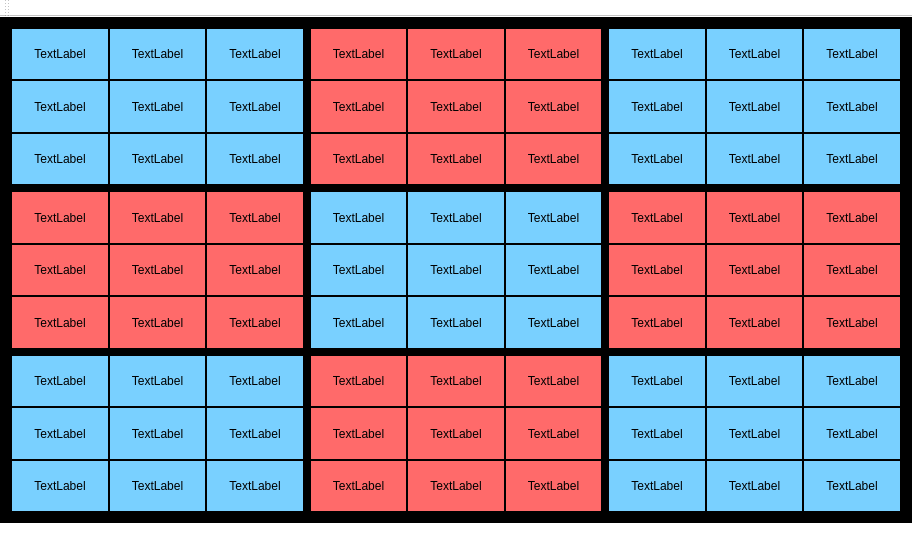
<?xml version="1.0" encoding="UTF-8"?>
<ui version="4.0">
 <class>MainWindow</class>
 <widget class="QMainWindow" name="MainWindow">
  <property name="geometry">
   <rect>
    <x>0</x>
    <y>0</y>
    <width>912</width>
    <height>545</height>
   </rect>
  </property>
  <property name="windowTitle">
   <string>MainWindow</string>
  </property>
  <property name="styleSheet">
   <string notr="true">background-color: rgb(255, 255, 255);</string>
  </property>
  <widget class="QWidget" name="centralWidget">
   <property name="autoFillBackground">
    <bool>false</bool>
   </property>
   <property name="styleSheet">
    <string notr="true">background-color:rgb(0, 0, 0)</string>
   </property>
   <layout class="QGridLayout" name="gridLayout">
    <item row="10" column="2">
     <layout class="QGridLayout" name="tile_2_2">
      <property name="spacing">
       <number>0</number>
      </property>
      <item row="0" column="0">
       <widget class="QLabel" name="label_73">
        <property name="styleSheet">
         <string notr="true">background-color: rgb(121, 208, 255);</string>
        </property>
        <property name="frameShape">
         <enum>QFrame::Box</enum>
        </property>
        <property name="text">
         <string>TextLabel</string>
        </property>
        <property name="alignment">
         <set>Qt::AlignCenter</set>
        </property>
       </widget>
      </item>
      <item row="1" column="2">
       <widget class="QLabel" name="label_78">
        <property name="styleSheet">
         <string notr="true">background-color: rgb(121, 208, 255);</string>
        </property>
        <property name="frameShape">
         <enum>QFrame::Box</enum>
        </property>
        <property name="text">
         <string>TextLabel</string>
        </property>
        <property name="alignment">
         <set>Qt::AlignCenter</set>
        </property>
       </widget>
      </item>
      <item row="1" column="1">
       <widget class="QLabel" name="label_77">
        <property name="styleSheet">
         <string notr="true">background-color: rgb(121, 208, 255);</string>
        </property>
        <property name="frameShape">
         <enum>QFrame::Box</enum>
        </property>
        <property name="text">
         <string>TextLabel</string>
        </property>
        <property name="alignment">
         <set>Qt::AlignCenter</set>
        </property>
       </widget>
      </item>
      <item row="0" column="1">
       <widget class="QLabel" name="label_74">
        <property name="styleSheet">
         <string notr="true">background-color: rgb(121, 208, 255);</string>
        </property>
        <property name="frameShape">
         <enum>QFrame::Box</enum>
        </property>
        <property name="text">
         <string>TextLabel</string>
        </property>
        <property name="alignment">
         <set>Qt::AlignCenter</set>
        </property>
       </widget>
      </item>
      <item row="1" column="0">
       <widget class="QLabel" name="label_76">
        <property name="styleSheet">
         <string notr="true">background-color: rgb(121, 208, 255);</string>
        </property>
        <property name="frameShape">
         <enum>QFrame::Box</enum>
        </property>
        <property name="text">
         <string>TextLabel</string>
        </property>
        <property name="alignment">
         <set>Qt::AlignCenter</set>
        </property>
       </widget>
      </item>
      <item row="0" column="2">
       <widget class="QLabel" name="label_75">
        <property name="styleSheet">
         <string notr="true">background-color: rgb(121, 208, 255);</string>
        </property>
        <property name="frameShape">
         <enum>QFrame::Box</enum>
        </property>
        <property name="text">
         <string>TextLabel</string>
        </property>
        <property name="alignment">
         <set>Qt::AlignCenter</set>
        </property>
       </widget>
      </item>
      <item row="2" column="0">
       <widget class="QLabel" name="label_79">
        <property name="styleSheet">
         <string notr="true">background-color: rgb(121, 208, 255);</string>
        </property>
        <property name="frameShape">
         <enum>QFrame::Box</enum>
        </property>
        <property name="text">
         <string>TextLabel</string>
        </property>
        <property name="alignment">
         <set>Qt::AlignCenter</set>
        </property>
       </widget>
      </item>
      <item row="2" column="1">
       <widget class="QLabel" name="label_80">
        <property name="styleSheet">
         <string notr="true">background-color: rgb(121, 208, 255);</string>
        </property>
        <property name="frameShape">
         <enum>QFrame::Box</enum>
        </property>
        <property name="text">
         <string>TextLabel</string>
        </property>
        <property name="alignment">
         <set>Qt::AlignCenter</set>
        </property>
       </widget>
      </item>
      <item row="2" column="2">
       <widget class="QLabel" name="label_81">
        <property name="styleSheet">
         <string notr="true">background-color: rgb(121, 208, 255);</string>
        </property>
        <property name="frameShape">
         <enum>QFrame::Box</enum>
        </property>
        <property name="text">
         <string>TextLabel</string>
        </property>
        <property name="alignment">
         <set>Qt::AlignCenter</set>
        </property>
       </widget>
      </item>
     </layout>
    </item>
    <item row="9" column="0">
     <layout class="QGridLayout" name="tile_0_1">
      <property name="leftMargin">
       <number>0</number>
      </property>
      <property name="spacing">
       <number>0</number>
      </property>
      <item row="1" column="2">
       <widget class="QLabel" name="label_15">
        <property name="styleSheet">
         <string notr="true">background-color: rgb(255, 106, 106);</string>
        </property>
        <property name="frameShape">
         <enum>QFrame::Box</enum>
        </property>
        <property name="text">
         <string>TextLabel</string>
        </property>
        <property name="alignment">
         <set>Qt::AlignCenter</set>
        </property>
       </widget>
      </item>
      <item row="1" column="0">
       <widget class="QLabel" name="label_13">
        <property name="styleSheet">
         <string notr="true">background-color: rgb(255, 106, 106);</string>
        </property>
        <property name="frameShape">
         <enum>QFrame::Box</enum>
        </property>
        <property name="text">
         <string>TextLabel</string>
        </property>
        <property name="alignment">
         <set>Qt::AlignCenter</set>
        </property>
       </widget>
      </item>
      <item row="1" column="1">
       <widget class="QLabel" name="label_14">
        <property name="styleSheet">
         <string notr="true">background-color: rgb(255, 106, 106);</string>
        </property>
        <property name="frameShape">
         <enum>QFrame::Box</enum>
        </property>
        <property name="text">
         <string>TextLabel</string>
        </property>
        <property name="alignment">
         <set>Qt::AlignCenter</set>
        </property>
       </widget>
      </item>
      <item row="0" column="1">
       <widget class="QLabel" name="label_11">
        <property name="styleSheet">
         <string notr="true">background-color: rgb(255, 106, 106);</string>
        </property>
        <property name="frameShape">
         <enum>QFrame::Box</enum>
        </property>
        <property name="text">
         <string>TextLabel</string>
        </property>
        <property name="alignment">
         <set>Qt::AlignCenter</set>
        </property>
       </widget>
      </item>
      <item row="0" column="2">
       <widget class="QLabel" name="label_12">
        <property name="styleSheet">
         <string notr="true">background-color: rgb(255, 106, 106);</string>
        </property>
        <property name="frameShape">
         <enum>QFrame::Box</enum>
        </property>
        <property name="text">
         <string>TextLabel</string>
        </property>
        <property name="alignment">
         <set>Qt::AlignCenter</set>
        </property>
       </widget>
      </item>
      <item row="0" column="0">
       <widget class="QLabel" name="label_10">
        <property name="styleSheet">
         <string notr="true">background-color: rgb(255, 106, 106);</string>
        </property>
        <property name="frameShape">
         <enum>QFrame::Box</enum>
        </property>
        <property name="text">
         <string>TextLabel</string>
        </property>
        <property name="alignment">
         <set>Qt::AlignCenter</set>
        </property>
       </widget>
      </item>
      <item row="2" column="0">
       <widget class="QLabel" name="label_16">
        <property name="styleSheet">
         <string notr="true">background-color: rgb(255, 106, 106);</string>
        </property>
        <property name="frameShape">
         <enum>QFrame::Box</enum>
        </property>
        <property name="text">
         <string>TextLabel</string>
        </property>
        <property name="alignment">
         <set>Qt::AlignCenter</set>
        </property>
       </widget>
      </item>
      <item row="2" column="1">
       <widget class="QLabel" name="label_17">
        <property name="styleSheet">
         <string notr="true">background-color: rgb(255, 106, 106);</string>
        </property>
        <property name="frameShape">
         <enum>QFrame::Box</enum>
        </property>
        <property name="text">
         <string>TextLabel</string>
        </property>
        <property name="alignment">
         <set>Qt::AlignCenter</set>
        </property>
       </widget>
      </item>
      <item row="2" column="2">
       <widget class="QLabel" name="label_18">
        <property name="styleSheet">
         <string notr="true">background-color: rgb(255, 106, 106);</string>
        </property>
        <property name="frameShape">
         <enum>QFrame::Box</enum>
        </property>
        <property name="text">
         <string>TextLabel</string>
        </property>
        <property name="alignment">
         <set>Qt::AlignCenter</set>
        </property>
       </widget>
      </item>
     </layout>
    </item>
    <item row="9" column="1">
     <layout class="QGridLayout" name="tile_1_1">
      <property name="spacing">
       <number>0</number>
      </property>
      <item row="2" column="3">
       <widget class="QLabel" name="label_3">
        <property name="styleSheet">
         <string notr="true">background-color: rgb(121, 208, 255);</string>
        </property>
        <property name="frameShape">
         <enum>QFrame::Box</enum>
        </property>
        <property name="text">
         <string>TextLabel</string>
        </property>
        <property name="alignment">
         <set>Qt::AlignCenter</set>
        </property>
       </widget>
      </item>
      <item row="4" column="1">
       <widget class="QLabel" name="label_7">
        <property name="styleSheet">
         <string notr="true">background-color: rgb(121, 208, 255);</string>
        </property>
        <property name="frameShape">
         <enum>QFrame::Box</enum>
        </property>
        <property name="text">
         <string>TextLabel</string>
        </property>
        <property name="alignment">
         <set>Qt::AlignCenter</set>
        </property>
       </widget>
      </item>
      <item row="4" column="3">
       <widget class="QLabel" name="label_9">
        <property name="styleSheet">
         <string notr="true">background-color: rgb(121, 208, 255);</string>
        </property>
        <property name="frameShape">
         <enum>QFrame::Box</enum>
        </property>
        <property name="text">
         <string>TextLabel</string>
        </property>
        <property name="alignment">
         <set>Qt::AlignCenter</set>
        </property>
       </widget>
      </item>
      <item row="2" column="2">
       <widget class="QLabel" name="label">
        <property name="styleSheet">
         <string notr="true">background-color: rgb(121, 208, 255);</string>
        </property>
        <property name="frameShape">
         <enum>QFrame::Box</enum>
        </property>
        <property name="text">
         <string>TextLabel</string>
        </property>
        <property name="alignment">
         <set>Qt::AlignCenter</set>
        </property>
       </widget>
      </item>
      <item row="2" column="1">
       <widget class="QLabel" name="label_2">
        <property name="styleSheet">
         <string notr="true">background-color: rgb(121, 208, 255);</string>
        </property>
        <property name="frameShape">
         <enum>QFrame::Box</enum>
        </property>
        <property name="text">
         <string>TextLabel</string>
        </property>
        <property name="alignment">
         <set>Qt::AlignCenter</set>
        </property>
       </widget>
      </item>
      <item row="3" column="2">
       <widget class="QLabel" name="label_5">
        <property name="styleSheet">
         <string notr="true">background-color: rgb(121, 208, 255);</string>
        </property>
        <property name="frameShape">
         <enum>QFrame::Box</enum>
        </property>
        <property name="text">
         <string>TextLabel</string>
        </property>
        <property name="alignment">
         <set>Qt::AlignCenter</set>
        </property>
       </widget>
      </item>
      <item row="3" column="3">
       <widget class="QLabel" name="label_6">
        <property name="styleSheet">
         <string notr="true">background-color: rgb(121, 208, 255);</string>
        </property>
        <property name="frameShape">
         <enum>QFrame::Box</enum>
        </property>
        <property name="text">
         <string>TextLabel</string>
        </property>
        <property name="alignment">
         <set>Qt::AlignCenter</set>
        </property>
       </widget>
      </item>
      <item row="3" column="1">
       <widget class="QLabel" name="label_4">
        <property name="styleSheet">
         <string notr="true">background-color: rgb(121, 208, 255);</string>
        </property>
        <property name="frameShape">
         <enum>QFrame::Box</enum>
        </property>
        <property name="text">
         <string>TextLabel</string>
        </property>
        <property name="alignment">
         <set>Qt::AlignCenter</set>
        </property>
       </widget>
      </item>
      <item row="4" column="2">
       <widget class="QLabel" name="label_8">
        <property name="styleSheet">
         <string notr="true">background-color: rgb(121, 208, 255);</string>
        </property>
        <property name="frameShape">
         <enum>QFrame::Box</enum>
        </property>
        <property name="text">
         <string>TextLabel</string>
        </property>
        <property name="alignment">
         <set>Qt::AlignCenter</set>
        </property>
       </widget>
      </item>
     </layout>
    </item>
    <item row="0" column="1">
     <layout class="QGridLayout" name="tile_1_0">
      <property name="spacing">
       <number>0</number>
      </property>
      <item row="1" column="2">
       <widget class="QLabel" name="label_42">
        <property name="styleSheet">
         <string>background-color: rgb(255, 106, 106);</string>
        </property>
        <property name="frameShape">
         <enum>QFrame::Box</enum>
        </property>
        <property name="text">
         <string>TextLabel</string>
        </property>
        <property name="alignment">
         <set>Qt::AlignCenter</set>
        </property>
       </widget>
      </item>
      <item row="1" column="0">
       <widget class="QLabel" name="label_40">
        <property name="styleSheet">
         <string>background-color: rgb(255, 106, 106);</string>
        </property>
        <property name="frameShape">
         <enum>QFrame::Box</enum>
        </property>
        <property name="text">
         <string>TextLabel</string>
        </property>
        <property name="alignment">
         <set>Qt::AlignCenter</set>
        </property>
       </widget>
      </item>
      <item row="0" column="2">
       <widget class="QLabel" name="label_39">
        <property name="styleSheet">
         <string>background-color: rgb(255, 106, 106);</string>
        </property>
        <property name="frameShape">
         <enum>QFrame::Box</enum>
        </property>
        <property name="text">
         <string>TextLabel</string>
        </property>
        <property name="alignment">
         <set>Qt::AlignCenter</set>
        </property>
       </widget>
      </item>
      <item row="0" column="0">
       <widget class="QLabel" name="label_37">
        <property name="styleSheet">
         <string>background-color: rgb(255, 106, 106);</string>
        </property>
        <property name="frameShape">
         <enum>QFrame::Box</enum>
        </property>
        <property name="text">
         <string>TextLabel</string>
        </property>
        <property name="alignment">
         <set>Qt::AlignCenter</set>
        </property>
       </widget>
      </item>
      <item row="1" column="1">
       <widget class="QLabel" name="label_41">
        <property name="styleSheet">
         <string>background-color: rgb(255, 106, 106);</string>
        </property>
        <property name="frameShape">
         <enum>QFrame::Box</enum>
        </property>
        <property name="text">
         <string>TextLabel</string>
        </property>
        <property name="alignment">
         <set>Qt::AlignCenter</set>
        </property>
       </widget>
      </item>
      <item row="0" column="1">
       <widget class="QLabel" name="label_38">
        <property name="styleSheet">
         <string>background-color: rgb(255, 106, 106);</string>
        </property>
        <property name="frameShape">
         <enum>QFrame::Box</enum>
        </property>
        <property name="text">
         <string>TextLabel</string>
        </property>
        <property name="alignment">
         <set>Qt::AlignCenter</set>
        </property>
       </widget>
      </item>
      <item row="2" column="0">
       <widget class="QLabel" name="label_43">
        <property name="styleSheet">
         <string notr="true">background-color: rgb(255, 106, 106);</string>
        </property>
        <property name="frameShape">
         <enum>QFrame::Box</enum>
        </property>
        <property name="text">
         <string>TextLabel</string>
        </property>
        <property name="alignment">
         <set>Qt::AlignCenter</set>
        </property>
       </widget>
      </item>
      <item row="2" column="1">
       <widget class="QLabel" name="label_44">
        <property name="styleSheet">
         <string>background-color: rgb(255, 106, 106);</string>
        </property>
        <property name="frameShape">
         <enum>QFrame::Box</enum>
        </property>
        <property name="text">
         <string>TextLabel</string>
        </property>
        <property name="alignment">
         <set>Qt::AlignCenter</set>
        </property>
       </widget>
      </item>
      <item row="2" column="2">
       <widget class="QLabel" name="label_45">
        <property name="styleSheet">
         <string notr="true">background-color: rgb(255, 106, 106);</string>
        </property>
        <property name="frameShape">
         <enum>QFrame::Box</enum>
        </property>
        <property name="text">
         <string>TextLabel</string>
        </property>
        <property name="alignment">
         <set>Qt::AlignCenter</set>
        </property>
       </widget>
      </item>
     </layout>
    </item>
    <item row="0" column="0">
     <layout class="QGridLayout" name="tile_0_0">
      <property name="spacing">
       <number>0</number>
      </property>
      <item row="1" column="1">
       <widget class="QLabel" name="label_32">
        <property name="styleSheet">
         <string notr="true">background-color: rgb(121, 208, 255);</string>
        </property>
        <property name="frameShape">
         <enum>QFrame::Box</enum>
        </property>
        <property name="text">
         <string>TextLabel</string>
        </property>
        <property name="alignment">
         <set>Qt::AlignCenter</set>
        </property>
       </widget>
      </item>
      <item row="0" column="2">
       <widget class="QLabel" name="label_30">
        <property name="styleSheet">
         <string notr="true">background-color: rgb(121, 208, 255);</string>
        </property>
        <property name="frameShape">
         <enum>QFrame::Box</enum>
        </property>
        <property name="text">
         <string>TextLabel</string>
        </property>
        <property name="alignment">
         <set>Qt::AlignCenter</set>
        </property>
       </widget>
      </item>
      <item row="0" column="0">
       <widget class="QLabel" name="label_28">
        <property name="styleSheet">
         <string notr="true">background-color: rgb(121, 208, 255);</string>
        </property>
        <property name="frameShape">
         <enum>QFrame::Box</enum>
        </property>
        <property name="text">
         <string>TextLabel</string>
        </property>
        <property name="alignment">
         <set>Qt::AlignCenter</set>
        </property>
       </widget>
      </item>
      <item row="0" column="1">
       <widget class="QLabel" name="label_29">
        <property name="styleSheet">
         <string notr="true">background-color: rgb(121, 208, 255);</string>
        </property>
        <property name="frameShape">
         <enum>QFrame::Box</enum>
        </property>
        <property name="text">
         <string>TextLabel</string>
        </property>
        <property name="alignment">
         <set>Qt::AlignCenter</set>
        </property>
       </widget>
      </item>
      <item row="1" column="0">
       <widget class="QLabel" name="label_31">
        <property name="styleSheet">
         <string notr="true">background-color: rgb(121, 208, 255);</string>
        </property>
        <property name="frameShape">
         <enum>QFrame::Box</enum>
        </property>
        <property name="text">
         <string>TextLabel</string>
        </property>
        <property name="alignment">
         <set>Qt::AlignCenter</set>
        </property>
       </widget>
      </item>
      <item row="1" column="2">
       <widget class="QLabel" name="label_33">
        <property name="styleSheet">
         <string notr="true">background-color: rgb(121, 208, 255);</string>
        </property>
        <property name="frameShape">
         <enum>QFrame::Box</enum>
        </property>
        <property name="text">
         <string>TextLabel</string>
        </property>
        <property name="alignment">
         <set>Qt::AlignCenter</set>
        </property>
       </widget>
      </item>
      <item row="2" column="0">
       <widget class="QLabel" name="label_34">
        <property name="styleSheet">
         <string notr="true">background-color: rgb(121, 208, 255);</string>
        </property>
        <property name="frameShape">
         <enum>QFrame::Box</enum>
        </property>
        <property name="text">
         <string>TextLabel</string>
        </property>
        <property name="alignment">
         <set>Qt::AlignCenter</set>
        </property>
       </widget>
      </item>
      <item row="2" column="1">
       <widget class="QLabel" name="label_35">
        <property name="styleSheet">
         <string notr="true">background-color: rgb(121, 208, 255);</string>
        </property>
        <property name="frameShape">
         <enum>QFrame::Box</enum>
        </property>
        <property name="text">
         <string>TextLabel</string>
        </property>
        <property name="alignment">
         <set>Qt::AlignCenter</set>
        </property>
       </widget>
      </item>
      <item row="2" column="2">
       <widget class="QLabel" name="label_36">
        <property name="styleSheet">
         <string notr="true">background-color: rgb(121, 208, 255);</string>
        </property>
        <property name="frameShape">
         <enum>QFrame::Box</enum>
        </property>
        <property name="text">
         <string>TextLabel</string>
        </property>
        <property name="alignment">
         <set>Qt::AlignCenter</set>
        </property>
       </widget>
      </item>
     </layout>
    </item>
    <item row="10" column="1">
     <layout class="QGridLayout" name="tile_1_2">
      <property name="spacing">
       <number>0</number>
      </property>
      <item row="0" column="2">
       <widget class="QLabel" name="label_48">
        <property name="styleSheet">
         <string notr="true">background-color: rgb(255, 106, 106);</string>
        </property>
        <property name="frameShape">
         <enum>QFrame::Box</enum>
        </property>
        <property name="text">
         <string>TextLabel</string>
        </property>
        <property name="alignment">
         <set>Qt::AlignCenter</set>
        </property>
       </widget>
      </item>
      <item row="1" column="1">
       <widget class="QLabel" name="label_50">
        <property name="styleSheet">
         <string notr="true">background-color: rgb(255, 106, 106);</string>
        </property>
        <property name="frameShape">
         <enum>QFrame::Box</enum>
        </property>
        <property name="text">
         <string>TextLabel</string>
        </property>
        <property name="alignment">
         <set>Qt::AlignCenter</set>
        </property>
       </widget>
      </item>
      <item row="1" column="2">
       <widget class="QLabel" name="label_51">
        <property name="styleSheet">
         <string notr="true">background-color: rgb(255, 106, 106);</string>
        </property>
        <property name="frameShape">
         <enum>QFrame::Box</enum>
        </property>
        <property name="text">
         <string>TextLabel</string>
        </property>
        <property name="alignment">
         <set>Qt::AlignCenter</set>
        </property>
       </widget>
      </item>
      <item row="1" column="0">
       <widget class="QLabel" name="label_49">
        <property name="styleSheet">
         <string notr="true">background-color: rgb(255, 106, 106);</string>
        </property>
        <property name="frameShape">
         <enum>QFrame::Box</enum>
        </property>
        <property name="text">
         <string>TextLabel</string>
        </property>
        <property name="alignment">
         <set>Qt::AlignCenter</set>
        </property>
       </widget>
      </item>
      <item row="0" column="1">
       <widget class="QLabel" name="label_47">
        <property name="styleSheet">
         <string notr="true">background-color: rgb(255, 106, 106);</string>
        </property>
        <property name="frameShape">
         <enum>QFrame::Box</enum>
        </property>
        <property name="text">
         <string>TextLabel</string>
        </property>
        <property name="alignment">
         <set>Qt::AlignCenter</set>
        </property>
       </widget>
      </item>
      <item row="0" column="0">
       <widget class="QLabel" name="label_46">
        <property name="styleSheet">
         <string notr="true">background-color: rgb(255, 106, 106);</string>
        </property>
        <property name="frameShape">
         <enum>QFrame::Box</enum>
        </property>
        <property name="text">
         <string>TextLabel</string>
        </property>
        <property name="alignment">
         <set>Qt::AlignCenter</set>
        </property>
       </widget>
      </item>
      <item row="2" column="0">
       <widget class="QLabel" name="label_52">
        <property name="styleSheet">
         <string notr="true">background-color: rgb(255, 106, 106);</string>
        </property>
        <property name="frameShape">
         <enum>QFrame::Box</enum>
        </property>
        <property name="text">
         <string>TextLabel</string>
        </property>
        <property name="alignment">
         <set>Qt::AlignCenter</set>
        </property>
       </widget>
      </item>
      <item row="2" column="1">
       <widget class="QLabel" name="label_53">
        <property name="styleSheet">
         <string notr="true">background-color: rgb(255, 106, 106);</string>
        </property>
        <property name="frameShape">
         <enum>QFrame::Box</enum>
        </property>
        <property name="text">
         <string>TextLabel</string>
        </property>
        <property name="alignment">
         <set>Qt::AlignCenter</set>
        </property>
       </widget>
      </item>
      <item row="2" column="2">
       <widget class="QLabel" name="label_54">
        <property name="styleSheet">
         <string notr="true">background-color: rgb(255, 106, 106);</string>
        </property>
        <property name="frameShape">
         <enum>QFrame::Box</enum>
        </property>
        <property name="text">
         <string>TextLabel</string>
        </property>
        <property name="alignment">
         <set>Qt::AlignCenter</set>
        </property>
       </widget>
      </item>
     </layout>
    </item>
    <item row="0" column="2">
     <layout class="QGridLayout" name="tile_2_0">
      <property name="spacing">
       <number>0</number>
      </property>
      <item row="1" column="1">
       <widget class="QLabel" name="label_59">
        <property name="styleSheet">
         <string notr="true">background-color: rgb(121, 208, 255);</string>
        </property>
        <property name="frameShape">
         <enum>QFrame::Box</enum>
        </property>
        <property name="text">
         <string>TextLabel</string>
        </property>
        <property name="alignment">
         <set>Qt::AlignCenter</set>
        </property>
       </widget>
      </item>
      <item row="0" column="2">
       <widget class="QLabel" name="label_57">
        <property name="styleSheet">
         <string notr="true">background-color: rgb(121, 208, 255);</string>
        </property>
        <property name="frameShape">
         <enum>QFrame::Box</enum>
        </property>
        <property name="text">
         <string>TextLabel</string>
        </property>
        <property name="alignment">
         <set>Qt::AlignCenter</set>
        </property>
       </widget>
      </item>
      <item row="0" column="0">
       <widget class="QLabel" name="label_55">
        <property name="styleSheet">
         <string notr="true">background-color: rgb(121, 208, 255);</string>
        </property>
        <property name="frameShape">
         <enum>QFrame::Box</enum>
        </property>
        <property name="text">
         <string>TextLabel</string>
        </property>
        <property name="alignment">
         <set>Qt::AlignCenter</set>
        </property>
       </widget>
      </item>
      <item row="0" column="1">
       <widget class="QLabel" name="label_56">
        <property name="styleSheet">
         <string notr="true">background-color: rgb(121, 208, 255);</string>
        </property>
        <property name="frameShape">
         <enum>QFrame::Box</enum>
        </property>
        <property name="text">
         <string>TextLabel</string>
        </property>
        <property name="alignment">
         <set>Qt::AlignCenter</set>
        </property>
       </widget>
      </item>
      <item row="1" column="0">
       <widget class="QLabel" name="label_58">
        <property name="styleSheet">
         <string notr="true">background-color: rgb(121, 208, 255);</string>
        </property>
        <property name="frameShape">
         <enum>QFrame::Box</enum>
        </property>
        <property name="text">
         <string>TextLabel</string>
        </property>
        <property name="alignment">
         <set>Qt::AlignCenter</set>
        </property>
       </widget>
      </item>
      <item row="1" column="2">
       <widget class="QLabel" name="label_60">
        <property name="styleSheet">
         <string notr="true">background-color: rgb(121, 208, 255);</string>
        </property>
        <property name="frameShape">
         <enum>QFrame::Box</enum>
        </property>
        <property name="text">
         <string>TextLabel</string>
        </property>
        <property name="alignment">
         <set>Qt::AlignCenter</set>
        </property>
       </widget>
      </item>
      <item row="2" column="0">
       <widget class="QLabel" name="label_61">
        <property name="styleSheet">
         <string notr="true">background-color: rgb(121, 208, 255);</string>
        </property>
        <property name="frameShape">
         <enum>QFrame::Box</enum>
        </property>
        <property name="text">
         <string>TextLabel</string>
        </property>
        <property name="alignment">
         <set>Qt::AlignCenter</set>
        </property>
       </widget>
      </item>
      <item row="2" column="1">
       <widget class="QLabel" name="label_62">
        <property name="styleSheet">
         <string notr="true">background-color: rgb(121, 208, 255);</string>
        </property>
        <property name="frameShape">
         <enum>QFrame::Box</enum>
        </property>
        <property name="text">
         <string>TextLabel</string>
        </property>
        <property name="alignment">
         <set>Qt::AlignCenter</set>
        </property>
       </widget>
      </item>
      <item row="2" column="2">
       <widget class="QLabel" name="label_63">
        <property name="styleSheet">
         <string notr="true">background-color: rgb(121, 208, 255);</string>
        </property>
        <property name="frameShape">
         <enum>QFrame::Box</enum>
        </property>
        <property name="text">
         <string>TextLabel</string>
        </property>
        <property name="alignment">
         <set>Qt::AlignCenter</set>
        </property>
       </widget>
      </item>
     </layout>
    </item>
    <item row="9" column="2">
     <layout class="QGridLayout" name="tile_2_1">
      <property name="spacing">
       <number>0</number>
      </property>
      <item row="0" column="0">
       <widget class="QLabel" name="label_64">
        <property name="styleSheet">
         <string notr="true">background-color: rgb(255, 106, 106);</string>
        </property>
        <property name="frameShape">
         <enum>QFrame::Box</enum>
        </property>
        <property name="text">
         <string>TextLabel</string>
        </property>
        <property name="alignment">
         <set>Qt::AlignCenter</set>
        </property>
       </widget>
      </item>
      <item row="1" column="0">
       <widget class="QLabel" name="label_67">
        <property name="styleSheet">
         <string notr="true">background-color: rgb(255, 106, 106);</string>
        </property>
        <property name="frameShape">
         <enum>QFrame::Box</enum>
        </property>
        <property name="text">
         <string>TextLabel</string>
        </property>
        <property name="alignment">
         <set>Qt::AlignCenter</set>
        </property>
       </widget>
      </item>
      <item row="0" column="1">
       <widget class="QLabel" name="label_65">
        <property name="styleSheet">
         <string notr="true">background-color: rgb(255, 106, 106);</string>
        </property>
        <property name="frameShape">
         <enum>QFrame::Box</enum>
        </property>
        <property name="text">
         <string>TextLabel</string>
        </property>
        <property name="alignment">
         <set>Qt::AlignCenter</set>
        </property>
       </widget>
      </item>
      <item row="0" column="2">
       <widget class="QLabel" name="label_66">
        <property name="styleSheet">
         <string notr="true">background-color: rgb(255, 106, 106);</string>
        </property>
        <property name="frameShape">
         <enum>QFrame::Box</enum>
        </property>
        <property name="text">
         <string>TextLabel</string>
        </property>
        <property name="alignment">
         <set>Qt::AlignCenter</set>
        </property>
       </widget>
      </item>
      <item row="1" column="1">
       <widget class="QLabel" name="label_68">
        <property name="styleSheet">
         <string notr="true">background-color: rgb(255, 106, 106);</string>
        </property>
        <property name="frameShape">
         <enum>QFrame::Box</enum>
        </property>
        <property name="text">
         <string>TextLabel</string>
        </property>
        <property name="alignment">
         <set>Qt::AlignCenter</set>
        </property>
       </widget>
      </item>
      <item row="1" column="2">
       <widget class="QLabel" name="label_69">
        <property name="styleSheet">
         <string notr="true">background-color: rgb(255, 106, 106);</string>
        </property>
        <property name="frameShape">
         <enum>QFrame::Box</enum>
        </property>
        <property name="text">
         <string>TextLabel</string>
        </property>
        <property name="alignment">
         <set>Qt::AlignCenter</set>
        </property>
       </widget>
      </item>
      <item row="2" column="0">
       <widget class="QLabel" name="label_70">
        <property name="styleSheet">
         <string notr="true">background-color: rgb(255, 106, 106);</string>
        </property>
        <property name="frameShape">
         <enum>QFrame::Box</enum>
        </property>
        <property name="text">
         <string>TextLabel</string>
        </property>
        <property name="alignment">
         <set>Qt::AlignCenter</set>
        </property>
       </widget>
      </item>
      <item row="2" column="1">
       <widget class="QLabel" name="label_71">
        <property name="styleSheet">
         <string notr="true">background-color: rgb(255, 106, 106);</string>
        </property>
        <property name="frameShape">
         <enum>QFrame::Box</enum>
        </property>
        <property name="text">
         <string>TextLabel</string>
        </property>
        <property name="alignment">
         <set>Qt::AlignCenter</set>
        </property>
       </widget>
      </item>
      <item row="2" column="2">
       <widget class="QLabel" name="label_72">
        <property name="styleSheet">
         <string notr="true">background-color: rgb(255, 106, 106);</string>
        </property>
        <property name="frameShape">
         <enum>QFrame::Box</enum>
        </property>
        <property name="text">
         <string>TextLabel</string>
        </property>
        <property name="alignment">
         <set>Qt::AlignCenter</set>
        </property>
       </widget>
      </item>
     </layout>
    </item>
    <item row="10" column="0">
     <layout class="QGridLayout" name="tile_0_2">
      <property name="spacing">
       <number>0</number>
      </property>
      <item row="1" column="2">
       <widget class="QLabel" name="label_24">
        <property name="styleSheet">
         <string notr="true">background-color: rgb(121, 208, 255);</string>
        </property>
        <property name="frameShape">
         <enum>QFrame::Box</enum>
        </property>
        <property name="text">
         <string>TextLabel</string>
        </property>
        <property name="alignment">
         <set>Qt::AlignCenter</set>
        </property>
       </widget>
      </item>
      <item row="1" column="0">
       <widget class="QLabel" name="label_22">
        <property name="styleSheet">
         <string notr="true">background-color: rgb(121, 208, 255);</string>
        </property>
        <property name="frameShape">
         <enum>QFrame::Box</enum>
        </property>
        <property name="text">
         <string>TextLabel</string>
        </property>
        <property name="alignment">
         <set>Qt::AlignCenter</set>
        </property>
       </widget>
      </item>
      <item row="1" column="1">
       <widget class="QLabel" name="label_23">
        <property name="styleSheet">
         <string notr="true">background-color: rgb(121, 208, 255);</string>
        </property>
        <property name="frameShape">
         <enum>QFrame::Box</enum>
        </property>
        <property name="text">
         <string>TextLabel</string>
        </property>
        <property name="alignment">
         <set>Qt::AlignCenter</set>
        </property>
       </widget>
      </item>
      <item row="0" column="1">
       <widget class="QLabel" name="label_20">
        <property name="styleSheet">
         <string notr="true">background-color: rgb(121, 208, 255);</string>
        </property>
        <property name="frameShape">
         <enum>QFrame::Box</enum>
        </property>
        <property name="text">
         <string>TextLabel</string>
        </property>
        <property name="alignment">
         <set>Qt::AlignCenter</set>
        </property>
       </widget>
      </item>
      <item row="0" column="2">
       <widget class="QLabel" name="label_21">
        <property name="styleSheet">
         <string notr="true">background-color: rgb(121, 208, 255);</string>
        </property>
        <property name="frameShape">
         <enum>QFrame::Box</enum>
        </property>
        <property name="text">
         <string>TextLabel</string>
        </property>
        <property name="alignment">
         <set>Qt::AlignCenter</set>
        </property>
       </widget>
      </item>
      <item row="0" column="0">
       <widget class="QLabel" name="label_19">
        <property name="styleSheet">
         <string notr="true">background-color: rgb(121, 208, 255);</string>
        </property>
        <property name="frameShape">
         <enum>QFrame::Box</enum>
        </property>
        <property name="text">
         <string>TextLabel</string>
        </property>
        <property name="alignment">
         <set>Qt::AlignCenter</set>
        </property>
       </widget>
      </item>
      <item row="2" column="0">
       <widget class="QLabel" name="label_25">
        <property name="styleSheet">
         <string notr="true">background-color: rgb(121, 208, 255);</string>
        </property>
        <property name="frameShape">
         <enum>QFrame::Box</enum>
        </property>
        <property name="text">
         <string>TextLabel</string>
        </property>
        <property name="alignment">
         <set>Qt::AlignCenter</set>
        </property>
       </widget>
      </item>
      <item row="2" column="1">
       <widget class="QLabel" name="label_26">
        <property name="styleSheet">
         <string notr="true">background-color: rgb(121, 208, 255);</string>
        </property>
        <property name="frameShape">
         <enum>QFrame::Box</enum>
        </property>
        <property name="text">
         <string>TextLabel</string>
        </property>
        <property name="alignment">
         <set>Qt::AlignCenter</set>
        </property>
       </widget>
      </item>
      <item row="2" column="2">
       <widget class="QLabel" name="label_27">
        <property name="styleSheet">
         <string notr="true">background-color: rgb(121, 208, 255);</string>
        </property>
        <property name="frameShape">
         <enum>QFrame::Box</enum>
        </property>
        <property name="text">
         <string>TextLabel</string>
        </property>
        <property name="alignment">
         <set>Qt::AlignCenter</set>
        </property>
       </widget>
      </item>
     </layout>
    </item>
   </layout>
  </widget>
  <widget class="QToolBar" name="mainToolBar">
   <attribute name="toolBarArea">
    <enum>TopToolBarArea</enum>
   </attribute>
   <attribute name="toolBarBreak">
    <bool>false</bool>
   </attribute>
  </widget>
  <widget class="QStatusBar" name="statusBar"/>
  <widget class="QMenuBar" name="menuBar">
   <property name="geometry">
    <rect>
     <x>0</x>
     <y>0</y>
     <width>912</width>
     <height>21</height>
    </rect>
   </property>
  </widget>
 </widget>
 <layoutdefault spacing="6" margin="11"/>
 <resources/>
 <connections/>
</ui>
